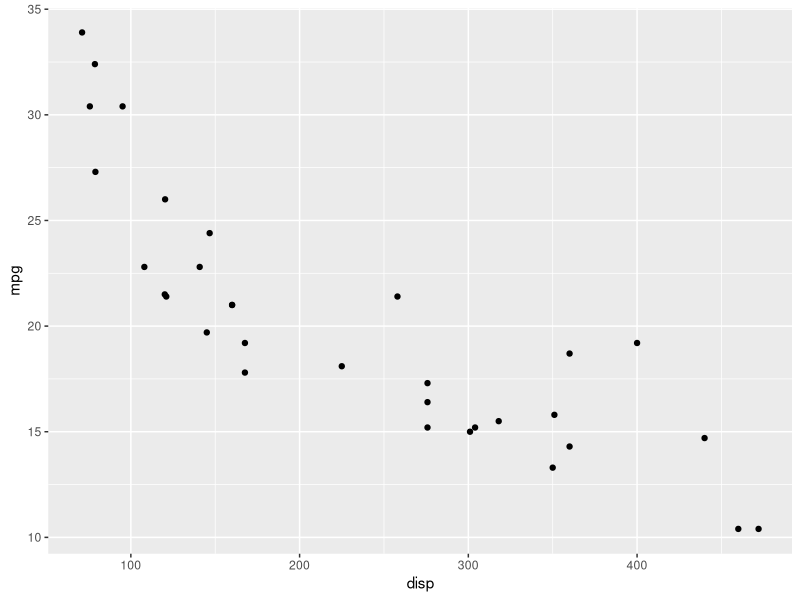
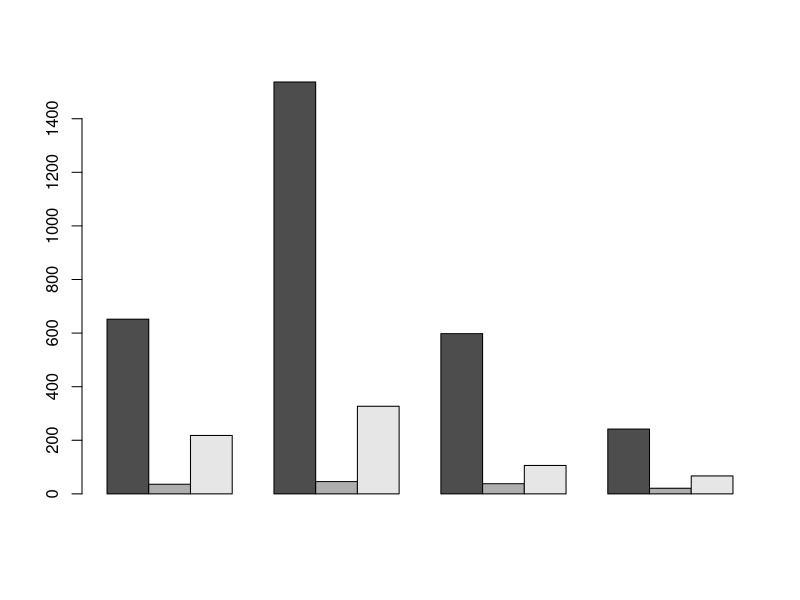

These figures' R source, in order: (Note: this script raises an error after producing the figures.)
# Exercise 1 - Create a function that receives the two vectors below as a parameter,
# convert them to a dataframe and print to the console
vec1 <- (10:13)
vec2 <- c("a", "b", "c", "d")

answer1 <- function(x,y) {
  df <- data.frame(cbind(x,y))
  View(df)
}

answer1(vec1,vec2)

# Exercise 2 - Create a matrix with 4 rows and 4 columns filled with
# whole numbers and calculate the average of each row
answer2a <- matrix (c(1:16), nr = 4, nc = 4)
answer2a

answer2b <- apply(answer2a, 1, mean)
answer2b

# Exercise 3 - Consider the dataframe below.
# Calculate the average per course and then calculate the average for just one course
school <- data.frame(Student = c('Alan', 'Alice', 'Alana', 'Aline', 'Alex', 'Ajay'),
                     Math = c(90, 80, 85, 87, 56, 79),
                     Geography = c(100, 78, 86, 90, 98, 67),
                     Chemistry = c(76, 56, 89, 90, 100, 87))

answer3a <- apply(school[, c(2, 3, 4)], 2, mean)
answer3a

answer3b <- apply(school[, c(2), drop = F], 2, mean)
answer3b

answer3b <- apply(school[, c(3), drop = F], 2, mean)
answer3b

answer3b <- apply(school[, c(4), drop = F], 2, mean)
answer3b

# Exercise 4 - Create a list with 3 elements, all numeric
# and compute the sum of all elements in the list
answer4a <- list(x = 1:10, b = 20:30, c = 50:100 )
answer4a

answer4b <- sum(unlist(answer4a))
answer4b

answer4b <- do.call(sum, answer4a)
answer4b

# Exercise 5 - Transform the previous list into a vector
answer5 <- unlist(answer4a)
answer5

# Exercise 6 - Consider the string below. Replace the word "texts" with "phrases"
str <- c("Expressions", "regulars", "in R language",
         "allow the search for patterns", "and exploration of texts",
         "we can look for patterns in digits",
         "Like for example",
         "10992451280")

answer6 <- gsub("texts", "phrases", str)
answer6

# Exercise 7 - Using the mtcars dataset, create a graph with ggplot of type
# scatterplot. Use disp and mpg columns on x and y axes respectively
install.packages("ggplot2")
library(ggplot2)

View(mtcars)

ggplot(data = mtcars, aes(x = disp, y = mpg)) + geom_point()

# Exercise 8 - Consider the matrix below.
# Create a bar plot that represents the data in individual bars.
mat1 <- matrix(c(652,1537,598,242,36,46,38,21,218,327,106,67), nrow = 3, byrow = T)
mat1

?barplot

barplot(mat1, beside = T)

# Exercise 9 - What is the error in the code below?
date(diamonds)

View(diamonds)

ggplot(data = diamonds, aes(x = price, group = fill, fill = cut)) +
  geom_density(adjust = 1.5)

# The error is in the group parameter because the fill column does not exist.

# Exercise 10 - What is the error in the code below?
ggplot(mtcars, aes(x = as.factor(cyl), fill = as.factor(cyl))) +
  geom_barplot() +
  labs(fill = "cyl")

# The error is in the "geom_barplot()" function, it says that this function 
# could not be found. The correct would be "geom_bar()"